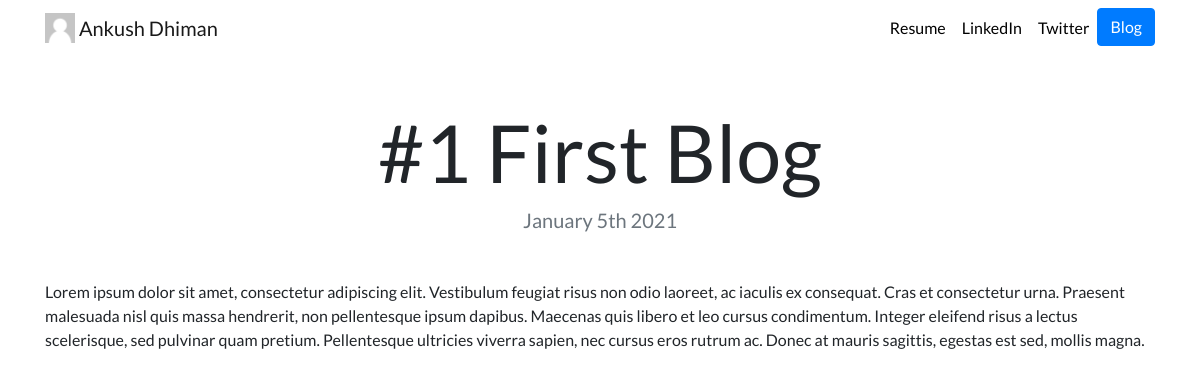
Page /blog/1/ on the committed database.
### blog/models.py (models this page shows, shortened)
class Blog(models.Model):
    title = models.CharField(max_length=200)
    date = models.DateField()
    description = models.TextField(blank=True)

### blog/views.py (the view)
# urls.py: path("<int:blog_id>/", views.detail,name='detail'),
def detail(request, blog_id):
    blog = get_object_or_404(Blog, pk=blog_id)
    return render(request,'blog/detail.html',{'blog':blog})

### blog/templates/blog/detail.html
{% extends 'portfolio/base.html' %}
{% block content %}
<h1 class="text-center mt-5" id="blogdetailtitle">{{ blog.title }}</h1>
<h5 class="text-center text-muted mb-5">{{ blog.date|date:'F jS Y' }}</h5>
{{blog.description|safe}}
{% endblock %}

### portfolio/static/portfolio/custom.css (style rules this page uses)
body { font-family: 'Lato', sans-serif; }
@media (min-width: 992px) { #blogdetailtitle { font-size: 5rem; } }

### rows in the picture
Blog: title "#1 First Blog", date "January 5th 2021", description "Lorem ipsum dolor sit amet, consectetur adipiscing elit. Vestibulum feugiat risus non odio laoreet, ac iaculis ex consequat. Cras et consectetur urna. Praesent malesuada nisl quis massa hendrerit, non pellentesque ipsum dapibus. Maecenas quis libero et leo cursus condimentum. Integer eleifend risus a lectus scelerisque, sed pulvinar quam pretium. Pellentesque ultricies viverra sapien, nec cursus eros rutrum ac. Donec at mauris sagittis, egestas est sed, mollis magna."
